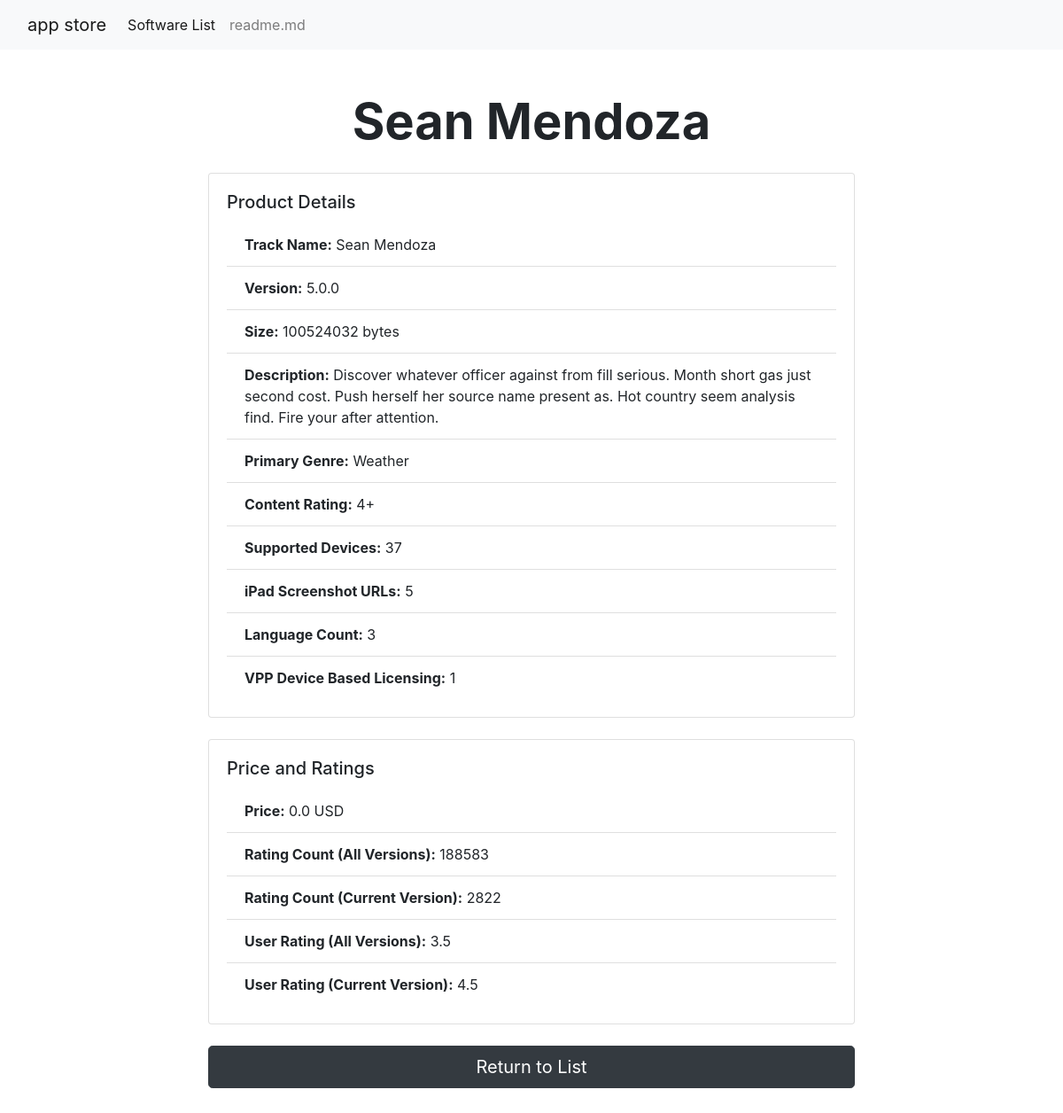
Page /detail/281940292 on the committed database.
### tables this page shows
CREATE TABLE app_store (
        id INTEGER PRIMARY KEY AUTOINCREMENT,
        app_id INTEGER,
        track_name TEXT,
        size_bytes INTEGER,
        currency TEXT,
        price REAL,
        rating_count_tot INTEGER,
        rating_count_ver INTEGER,
        user_rating REAL,
        user_rating_ver REAL,
        ver TEXT,
        cont_rating TEXT,
        prime_genre TEXT,
        sup_devices_num INTEGER,
        ipadSc_urls_num INTEGER,
        lang_num INTEGER,
        vpp_lic INTEGER
    );

CREATE TABLE app_store_desc (
        id INTEGER PRIMARY KEY AUTOINCREMENT,
        app_id INTEGER,
        app_desc TEXT
    );

### index.py (the view)
@app.route('/detail/<int:app_id>')
def detail(app_id):
    conn = sqlite3.connect('app_store.db')
    c = conn.cursor()
    c.execute("SELECT * FROM app_store left JOIN app_store_desc ON app_store.app_id=app_store_desc.app_id WHERE app_store.app_id = ?", (app_id,))
    columns = [col[0] for col in c.description]
    product = dict(zip(columns, c.fetchone()))
    conn.close()
    return render_template('detail.html', product=product)

### templates/detail.html (shortened to what this page needs)
<!DOCTYPE html>
<html lang="en">
<head>
    <link rel="stylesheet" href="https://cdnjs.cloudflare.com/ajax/libs/twitter-bootstrap/4.6.0/css/bootstrap.min.css">
</head>
<body>
    <nav class="navbar navbar-expand-lg navbar-light bg-light mx-auto" style="width: 100%;">
        <div class="container-fluid">
            <a class="navbar-brand" href="#">app store</a>
            <div class="collapse navbar-collapse" id="navbarNav">
                <ul class="navbar-nav">
                    <li class="nav-item">
                        <a class="nav-link active" aria-current="page" href="/">Software List</a>
                    </li>
                    <li class="nav-item">
                        <a class="nav-link" href="#">readme.md</a>
                    </li>
                </ul>
            </div>
        </div>
    </nav>
    <div class="container py-5">
        <div class="row">
            <div class="col-md-8 offset-md-2">
                <h1 class="display-4 font-weight-bold text-center mb-4">{{ product["track_name"] }}</h1>
                <div class="card mb-4">
                    <div class="card-body">
                        <h5 class="card-title">Product Details</h5>
                        <ul class="list-group list-group-flush">
                            <li class="list-group-item"><strong>Track Name:</strong> {{ product["track_name"] }}</li>
                            <li class="list-group-item"><strong>Version:</strong> {{ product["ver"] }}</li>
                            <li class="list-group-item"><strong>Size:</strong> {{ product["size_bytes"] }} bytes</li>
                            <li class="list-group-item"><strong>Description:</strong> {{ product["app_desc"] }}</li>
                            <li class="list-group-item"><strong>Primary Genre:</strong> {{ product["prime_genre"] }}</li>
                            <li class="list-group-item"><strong>Content Rating:</strong> {{ product["cont_rating"] }}</li>
                            <li class="list-group-item"><strong>Supported Devices:</strong> {{ product["sup_devices_num"] }}</li>
                            <li class="list-group-item"><strong>iPad Screenshot URLs:</strong> {{ product["ipadSc_urls_num"] }}</li>
                            <li class="list-group-item"><strong>Language Count:</strong> {{ product["lang_num"] }}</li>
                            <li class="list-group-item"><strong>VPP Device Based Licensing:</strong> {{ product["vpp_lic"] }}</li>
                        </ul>
                    </div>
                </div>
                <div class="card mb-4">
                    <div class="card-body">
                        <h5 class="card-title">Price and Ratings</h5>
                        <ul class="list-group list-group-flush">
                            <li class="list-group-item"><strong>Price:</strong> {{ product["price"] }} {{ product["currency"] }}</li>
                            <li class="list-group-item"><strong>Rating Count (All Versions):</strong> {{ product["rating_count_tot"] }}</li>
                            <li class="list-group-item"><strong>Rating Count (Current Version):</strong> {{ product["rating_count_ver"] }}</li>
                            <li class="list-group-item"><strong>User Rating (All Versions):</strong> {{ product["user_rating"] }}</li>
                            <li class="list-group-item"><strong>User Rating (Current Version):</strong> {{ product["user_rating_ver"] }}</li>
                        </ul>
                    </div>
                </div>
                <a class="btn btn-primary btn-lg btn-block btn-dark" href="/">Return to List</a>
            </div>
        </div>
    </div>
</body>
</html>

### rows in the picture
app_store: track_name "Sean Mendoza", ver "5.0.0", size_bytes "100524032", prime_genre "Weather", cont_rating "4+", sup_devices_num "37", ipadSc_urls_num "5", lang_num "3", vpp_lic "1", price "0.0", currency "USD", rating_count_tot "188583", rating_count_ver "2822", user_rating "3.5", user_rating_ver "4.5"
app_store_desc: app_desc "Discover whatever officer against from fill serious. Month short gas just second cost. Push herself her source name present as. Hot country seem analysis find. Fire your after attention."
